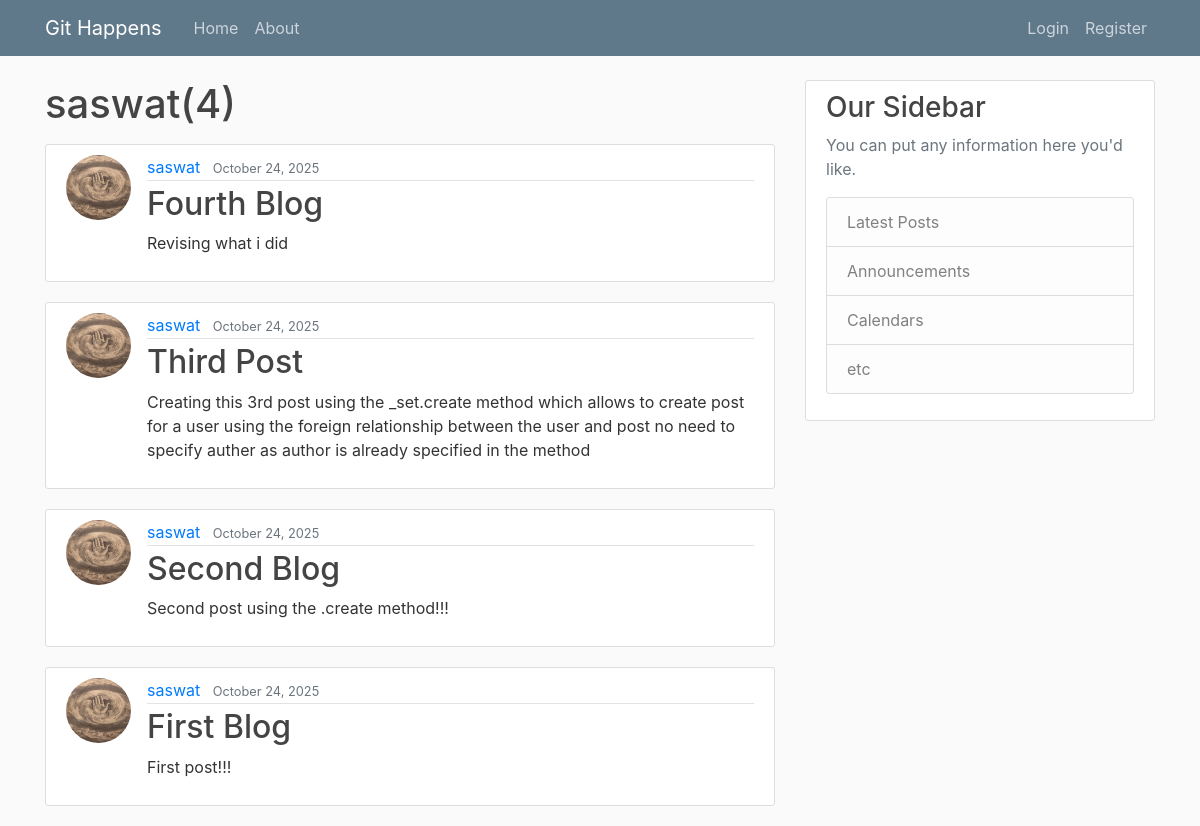
Page /user/saswat on the earlier database version.
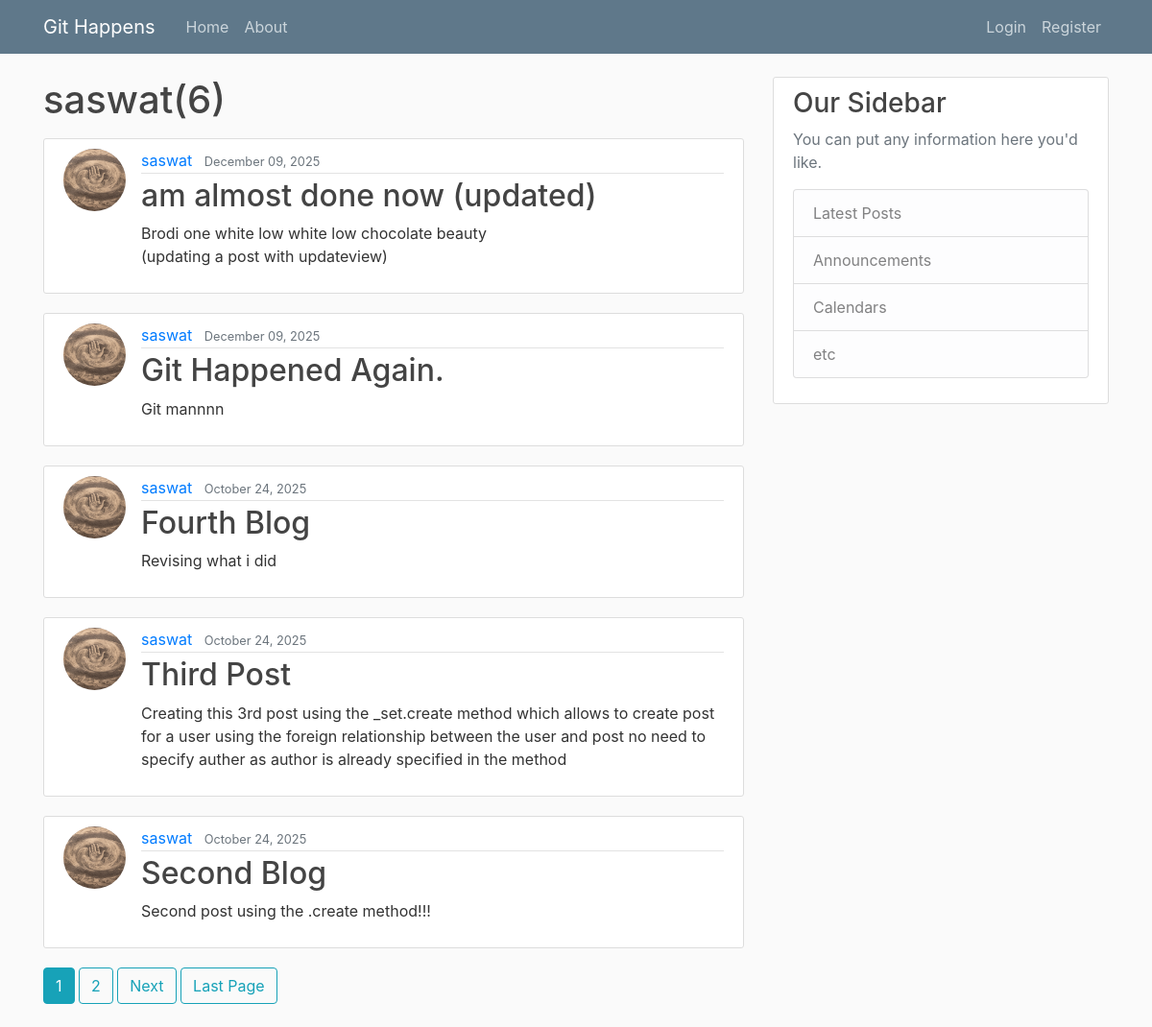
Same page on the later database version.
### blog/models.py (models this page shows, shortened)
class Post(models.Model):
    title =models.CharField(max_length=100)
    content=models.TextField()
    date_posted=models.DateTimeField(default=timezone.now)
    author= models.ForeignKey(User,on_delete=models.CASCADE) #what cascade does is when you delete the user, it deletes all its relative data, posts and etc.

### users/models.py (models this page shows, shortened)
class Profile(models.Model): # Create a Profile model that extends the existing User model (inheritance)
    user=models.OneToOneField(User, on_delete=models.CASCADE)  # Creating a one-to-one relationship with the User model
    image=models.ImageField(default='default.jpg',upload_to="profile_picture") # Add an image field for profile pictures

### blog/views.py (the view)
# urls.py: path('user/<str:username>', UserPostListView.as_view(), name='user-posts'),
class UserPostListView(ListView): #filtering the posts posted by a specific user
    model=Post #tells the class what model to query for the listview
    template_name='blog/user_posts.html'
    context_object_name='posts'
    paginate_by=5
    def get_queryset(self):
        user=get_object_or_404(User,username=self.kwargs.get('username'))
        return Post.objects.filter(author=user).order_by('-date_posted')

### blog/templates/blog/user_posts.html (shortened to what this page needs)
{%extends "blog/base.html"%}
{%block content%}
<h1 class="mb-3">{{view.kwargs.username}}({{page_obj.paginator.count}})</h1>
    {% for post in posts %}
    <article class="media content-section">
      <img class="rounded-circle article-img"  src="{{post.author.profile.image.url}}">
        <div class="media-body">
          <div class="article-metadata">
            <a class="mr-2" href="{%url 'user-posts' post.author.username%}">{{ post.author }}</a>
            <small class="text-muted">{{ post.date_posted|date:"F d, Y" }}</small>
          </div>
          <h2><a class="article-title" href="{% url 'post-detail' post.id%}">{{ post.title }}</a></h2>
          <p class="article-content">{{ post.content }}</p>
        </div>
      </article>
    {% endfor %}
    {%if is_paginated%}
      {%for num in page_obj.paginator.page_range%}
        {%if page_obj.number == num%}
          <a class="btn btn-info mb-4" href="?page={{num}}">{{num}}</a>
        {%elif num > page_obj.number|add:'-3' and  num < page_obj.number|add:'3' %}
        <a class="btn btn-outline-info mb-4" href="?page={{num}}">{{num}}</a>
        {%endif%}
      {%endfor%}
      {%if page_obj.has_next%}
        <a class="btn btn-outline-info mb-4" href="?page={{page_obj.next_page_number}}">Next</a>
        <a class="btn btn-outline-info mb-4" href="?page={{page_obj.paginator.num_pages}}">Last Page</a>
      {%endif%}
    {%endif%}
{%endblock content%}

Differences in the rows shown:
no longer on this page (row unchanged): Post: author.profile.image (picture), author "saswat", date_posted "October 24, 2025", title "First Blog", content "First post!!!"
added Post: author.profile.image (picture), author "saswat", date_posted "December 09, 2025", title "am almost done now (updated)", content "Brodi one white low white low chocolate beauty (updating a post with updateview)"
added Post: author.profile.image (picture), author "saswat", date_posted "December 09, 2025", title "Git Happened Again.", content "Git mannnn"
Other differences:
{{ page_obj.paginator.count }}: "4" → "6"
new list line: "1"
new list line: "2"
text now shown: "Next Last Page"
